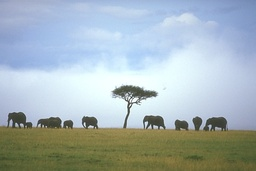
#> input picture 253036.jpg, 256 x 171 px, shrunk from 481 x 321 before the run
$ python snic.py
#> lines starting #> are read from the running program, lines starting #| are printed output that depends on the picture
# -*- coding: utf-8 -*-
"""
Created on Wed Oct 14 20:02:10 2020

@author: HP
"""

import numpy as np
import heapq
from PIL import Image
import os

import matplotlib.pyplot as plt
from numpy import linalg as LA
from math import sqrt
from itertools import chain
from skimage.segmentation import mark_boundaries, find_boundaries

os.chdir("C:/Users/HP/Downloads")


"""
initializeCentroid change
updateDistance
check parameters of each definition
"""
class element:
    """ key: distance
        val: [x(X,Y), c(l,a,b), k]
    """
    def __init__(self,key,val):
        self.key = key
        self.val = val

    def __lt__(self, other):
        return self.key < other.key

def neighbours(curr_pos, image_size):
    nbh = []

    x = curr_pos[0]
    y = curr_pos[1]

    if x-1 >= 0:
        nbh.append([x-1, y])

    if y-1 >= 0:
        nbh.append([x, y-1])

    if x+1 < image_size[0]:
        nbh.append([x+1, y])

    if y+1 < image_size[1]:
        nbh.append([x, y+1])

    return nbh

def initializeCentroid(image_size, num_of_clusters):
    """output list of centroids(pixel)"""
    """image_size = image.shape"""

    image_size_y = image_size[0] #321
    image_size_x = image_size[1]  #481
    #print(image_size_x)
    #print(image_size_y)

    # compute grid size
    num_sqr = sqrt(num_of_clusters)

    #image_ratio = image_size_x / image_size_y


    #grid_size = [int(max(1.0, num_sqr * image_ratio) + 1), int(max(1.0, num_sqr / image_ratio) + 1)]


    full_step = [image_size_y/num_sqr, image_size_x/num_sqr]
    half_step = [full_step[0]/2.0, full_step[1]/2.0]

    matrix = [[[
        int(half_step[0] + x * full_step[0]),
            int(half_step[1] + y * full_step[1])
        ] for x in range(int(num_sqr))] for y in range(int(num_sqr))]
    centroids = list(chain.from_iterable(matrix))

    return centroids

def calculateDistance(pos1, c1, pos2, c2, num_of_pixels, num_of_clusters):
    """distance between two pixels"""
    s = sqrt(num_of_pixels/num_of_clusters)
    m = 5

    dist_norm = LA.norm(np.array(pos1) - np.array(pos2))
    color_norm = LA.norm(np.array(c1) - np.array(c2))

    return sqrt(((dist_norm**2)/s) + ((color_norm**2)/m))

def snic(image, compactness, num_of_clusters):
    print("Starting snic..")
    rows = im.shape[0]
    cols = im.shape[1]
    image_size = [rows,cols]

    num_of_pixels = rows*cols
    print("rows: ",rows)
    print("cols: ",cols)
    print("pixels: ",num_of_pixels)

    """ initialize centroids; C = [(x1,y1),...] ---> centroids = [(pos, avg color, num_pixels), ...]"""
    #C = initializeCentroid(image.shape, num_of_clusters)

    indices_rows = np.random.randint(0,rows,num_of_clusters)
    indices_cols = np.random.randint(0,cols,num_of_clusters)
    C = []
    for (i,j) in zip(indices_rows,indices_cols):
            C.append([i,j])

    print("number of centroids: ", len(C))
    #print("First centroid is (x,y): ", C[0][0], C[0][1])
    #print("Last centroid is (x,y): ", C[6][0], C[6][1])

    """ centroids = [[0,0,0]] initially there are 0 pixels"""
    centroids = [[pos, im[pos[0]][pos[1]], 0] for pos in C]

    """ initialize labels as 0"""
    labels = np.zeros((rows,cols), dtype = int)

    """create priority queue"""
    pq = []
    heapq.heapify(pq)

    """push each centroid into pque"""
    for k in range(num_of_clusters):
        centroid_val = [C[k], image[C[k][0]][C[k][1]], k+1]
        e = element(0,centroid_val)
        heapq.heappush(pq,e)

    """find label for each pixel"""
    while len(pq) != 0:
        curr_ele = heapq.heappop(pq)
        x = curr_ele.val[0]
        c = curr_ele.val[1]
        K = curr_ele.val[2]

        if labels[x[0]][x[1]] == 0:
            labels[x[0]][x[1]] = K

            """update centroid"""
            centroid = centroids[K-1]
            num = centroid[2]+1
            weight = 1/num
            centroid[0] = [
                           (centroid[0][0]*(1-weight)) + (x[0]*weight),
                           (centroid[0][1]*(1-weight)) + (x[1]*weight)
                           ]

            centroid[1] = [
                            (centroid[1][0] * (1 - weight)) + (c[0] * weight),
                            (centroid[1][1] * (1 - weight)) + (c[1] * weight),
                            (centroid[1][2] * (1 - weight)) + (c[2] * weight)]
            centroid[2] = num


            """retrieve neightbours' coordinates; nbh = [(x1,y1),...]"""
            nbh = neighbours(x, image_size)

            for n in nbh:
                pos = n
                color = image[pos[0]][pos[1]]

                value = [pos, color, K]
                key = calculateDistance(n, image[n[0]][n[1]], C[K-1], image[C[K-1][0]][C[K-1][1]], num_of_pixels, k)

                e = element(key, value)

                if labels[pos[0]][pos[1]] == 0:
                    heapq.heappush(pq,e)


    """output lables"""
    return labels, centroids

"""call snic()"""
image = Image.open('253036.jpg')
#> image is the input picture: PIL image 256x171 RGB; mean R, G, B 165.3, 178.9, 183.2
im = np.array(image)
#im = cv2.imread('C:/Users/muska/OneDrive/Desktop/Trimester 1/btp/orchid.jpg')
plt.imshow(im)
print(im.shape)
#| (171, 256, 3)

rows = im.shape[0]
#> rows = 171
#print("rows: ",rows)

cols = im.shape[1]
#> cols = 256
#print("cols: ",cols)

num_of_pixels = rows*cols
#> num_of_pixels = 43776

num_of_segments = 50
compactness = 0.05

labels, centroids = snic(im,compactness,num_of_segments)
#| rows:  171
#| cols:  256
#| pixels:  43776
#| number of centroids:  50
#> in snic, `centroids = [[pos, im[pos[0]][pos[1]], 0] for pos in C]`: centroids = 50 items
#> the loop in snic, `for k in range(num_of_clusters):` made 50 passes
#> the loop in snic, `while len(pq) != 0:` made 87175 passes
#> (K, y in neighbours, nbh) on passes 1 to 4: (1, 105, [[46, 105], [47, 104], [48, 105], [47, 106]]), (3, 186, [[66, 186], [67, 185], [68, 186], [67, 187]]), (7, 65, [[35, 65], [36, 64], [37, 65], [36, 66]]), (15, 174, [[87, 174], [88, 173], [89, 174], [88, 175]])
#> after the loop in snic, `while len(pq) != 0:`:
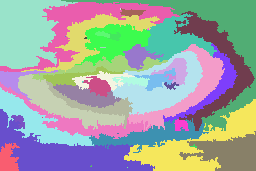
#> labels: shape (171, 256) int64; 50 distinct labels, from 1 to 50; one colour per label, 0 black
#print(labels)

print("Shape of labels: ", labels.shape)
#| Shape of labels:  (171, 256)
print("First 10 distinct labels are: ")
"""
for l in range(10):
    i = l*40 + 20
    print("label no. ", i, 0 ," is: ", labels[i][0])
"""
fig = plt.figure()
plt.imshow(mark_boundaries(im, labels, color=(1, 1, 1)))
plt.show()
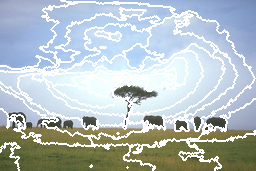
#> shown: shape (171, 256, 3) float64; mean R, G, B 0.711, 0.753, 0.766
bound = find_boundaries(labels, mode='thick').astype(np.uint8)
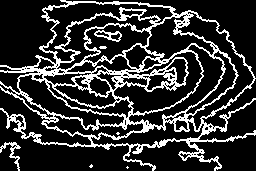
#> bound: shape (171, 256); values 0 (black) and 1 (white), 20.3% white in thin lines or dots


#> (the run stopped early here; a loop or call above may not have finished)
